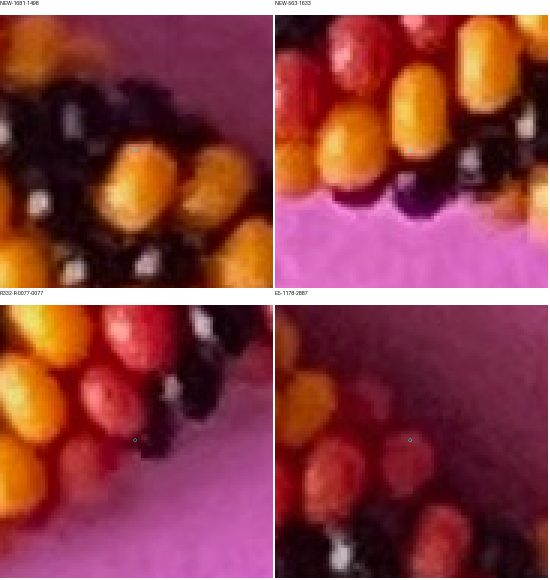
#> input picture photo2/r341/association-contexts.png, 1100 x 1160 px (shown at 1/2 size)
$ python -i observations.py   (imports and definitions only)
#> lines starting #> are read from the running program, lines starting #| are printed output that depends on the picture
"""Exact appearance extraction with scalar minimum-channel linearization.
The monotonic sRGB transfer commutes with channel minimum; there is no need to
allocate a full RGB linear image merely to immediately reduce it to one channel.
"""
import json
import numpy as np
from scipy import ndimage as ndi
from skimage.feature import peak_local_max
from photo2.r322 import tracker as base
ROOT=base.ROOT;sample=base.sample
def observations(data):
    # Reuse measured pigment/reflection evidence instead of inventing segmentation.
    # Deliberately ignore historical centerline groups, graph/physical identities,
    # region outlines and black-body collars. Only bright native supports are read.
    path=ROOT/'photo2/review/r275/inventory.json';catalog=json.loads(path.read_text());catalog_sha=base.sha(path)
    obs=[];support=[]
    for record in catalog['locations']:
        patch=record['bright_patch'];point=np.array(patch['centroid'])
        if not(base.CROP[0]<=point[0]<base.CROP[2] and base.CROP[1]<=point[1]<base.CROP[3]):continue
        pixels=np.array([[x,y] for y,xa,xb in patch['runs'] for x in range(xa,xb+1)])
        if not len(pixels):continue
        oid=record['id'];local=point-np.array(base.CROP[:2])
        clearance=float(sample(data['clearance'],local[None])[0])
        obs.append(dict(id=oid,kind='specular-reflection' if record['color']=='black' else 'pigment-bright-patch',
            color=record['color'],xy=point.tolist(),allowance_px=18,area=len(pixels),source_pixel_count=len(pixels),
            location_kind='observed bright support centroid; not bead center',pixel_support=oid,
            source='photo2/review/r275/inventory.json:locations:'+oid,source_sha256=catalog_sha,
            historical_interior_status=record['interior_status'],band_clearance_px=clearance,
            note='Historical image-only color cue; no bead index, centerline grouping or full outline reused.'))
        support.append(dict(id=oid,pixels_xy=pixels.tolist()))
    # Supplemental local white reflections, using only the original RGB. These
    # are not predictions at lattice sites. Existing observations retain priority;
    # nearby new components are not counted as separate beads.
    rgb=data['rgb'];minimum=rgb.min(2)
    white=np.where(minimum<=.04045,minimum/12.92,((minimum+.055)/1.055)**2.4);smooth=ndi.gaussian_filter(white,.65);contrast=smooth-ndi.gaussian_filter(white,5)
    loc=peak_local_max(smooth,min_distance=9,threshold_abs=.07,labels=data['fg'])
    for yy,xx in loc:
        if contrast[yy,xx]<.025 or data['clearance'][yy,xx]<11:continue
        y0=max(0,yy-10);x0=max(0,xx-10);patch=white[y0:yy+11,x0:xx+11]
        lab,_=ndi.label(patch>=.5*white[yy,xx],np.ones((3,3)))
        label=lab[yy-y0,xx-x0]
        if not label:continue
        py,px=np.where(lab==label)
        if len(px)<2:continue
        pixels=np.column_stack([px+x0,py+y0]);point=np.average(pixels,axis=0,weights=white[pixels[:,1],pixels[:,0]])+np.array(base.CROP[:2])
        nearby=[o for o in obs if np.linalg.norm(np.array(o['xy'])-point)<12]
        if nearby:continue  # location-level deduplication; not an identity proof
        clipped=bool(np.any((px==0)|(py==0)|(px==patch.shape[1]-1)|(py==patch.shape[0]-1)))
        if clipped:continue
        surround=rgb[max(0,yy-8):yy+9,max(0,xx-8):xx+9];med=np.median(surround.reshape(-1,3),axis=0)
        color='black' if med.max()<90/255 else ('yellow' if med[1]>.5*med[0] and med[2]<.6*med[0] else 'red')
        oid=f'NEW-{xx+base.CROP[0]}-{yy+base.CROP[1]}'
        obs.append(dict(id=oid,kind='fresh-bright-component',color=color,xy=point.tolist(),allowance_px=18,
            area=len(px),source_pixel_count=len(px),pixel_support=oid,source='original RGB, linear minimum-channel half-maximum component',
            location_kind='bright component; not bead center',band_clearance_px=float(data['clearance'][yy,xx]),
            color_status='automatic local pigment/darkness cue'))
        support.append(dict(id=oid,pixels_xy=(pixels+np.array(base.CROP[:2])).tolist()))
    return obs,support

>>> import cv2
>>> picture = cv2.imread('../r341/association-contexts.png', cv2.IMREAD_GRAYSCALE)
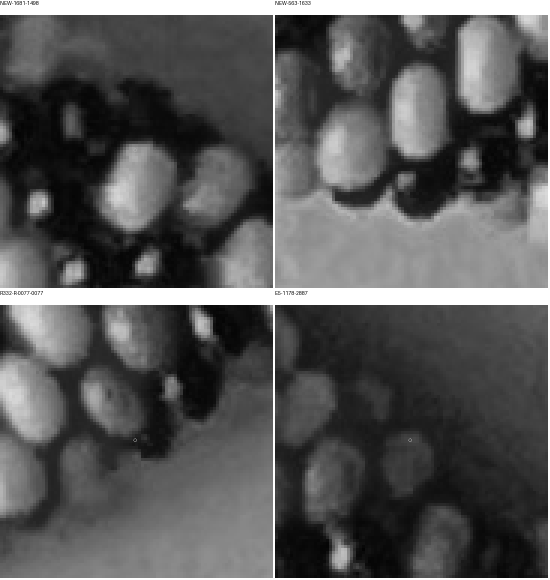
#> picture: shape (1160, 1100) (shown at 1/2 size); min 3, max 255, mean 87.5
#> (the run stopped early here; a loop or call above may not have finished)

$ run again, on photo2/r341/audit-black-red-01.png
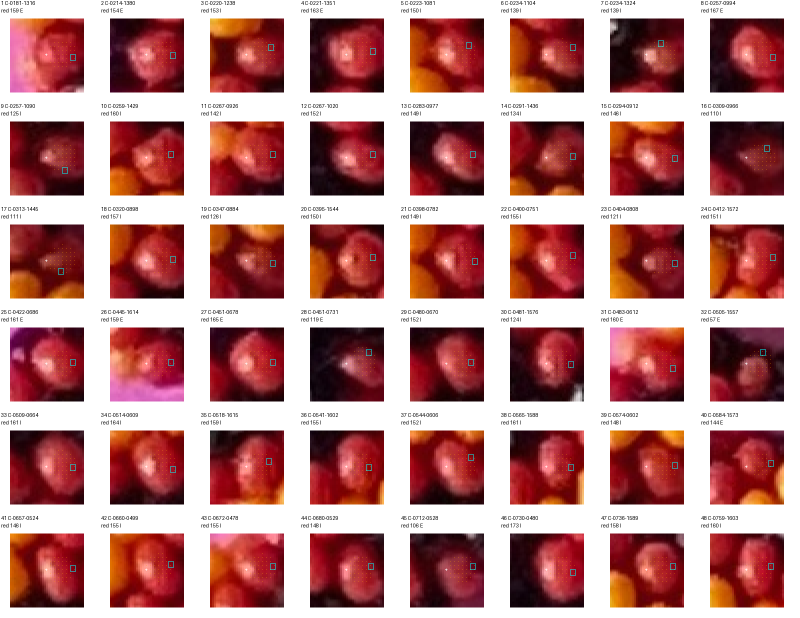
#> input picture photo2/r341/audit-black-red-01.png, 1600 x 1236 px (shown at 1/2 size)
#> `picture = cv2.imread('../r341/association-contexts.png', cv2.IMREAD_GR..`:
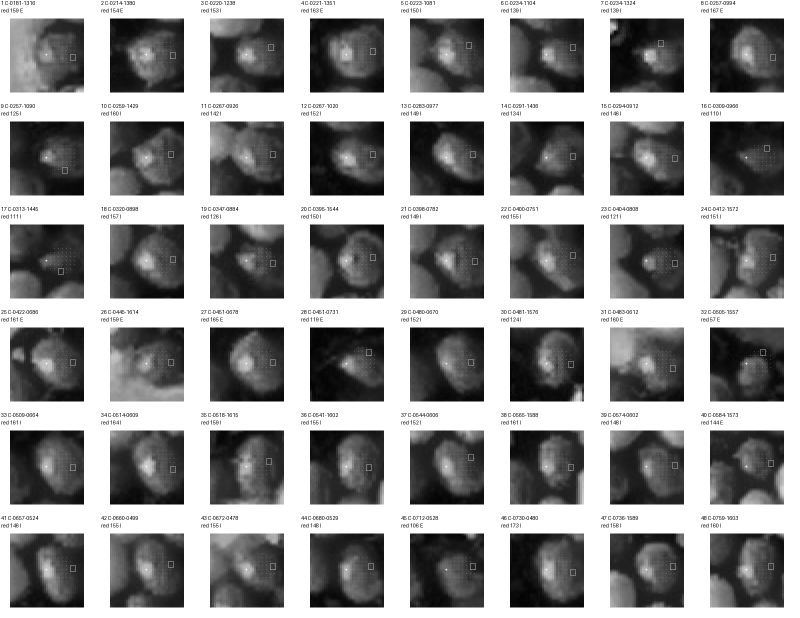
#> picture: shape (1236, 1600) (shown at 1/2 size); min 2, max 255, mean 150.5

$ run again, on photo2/r341/audit-black-red-02.png
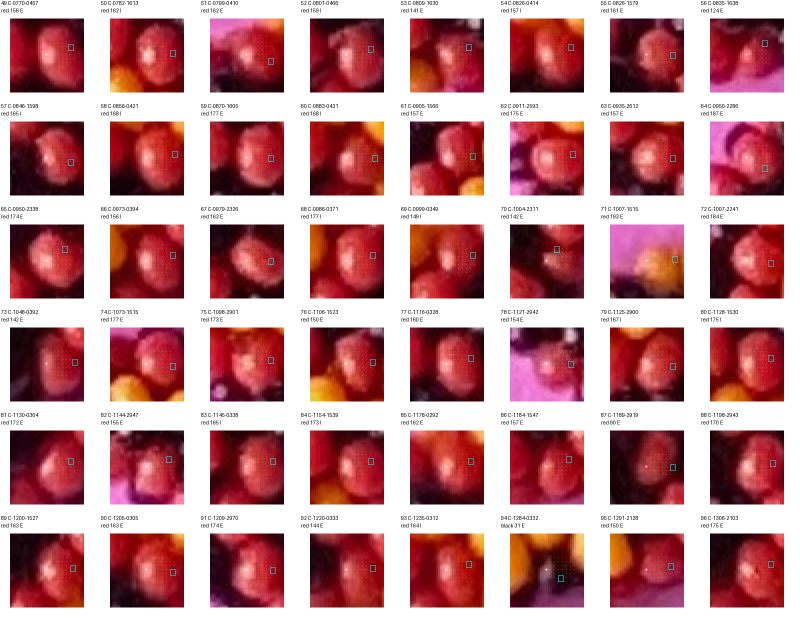
#> input picture photo2/r341/audit-black-red-02.png, 1600 x 1236 px (shown at 1/2 size)
#> `picture = cv2.imread('../r341/association-contexts.png', cv2.IMREAD_GR..`:
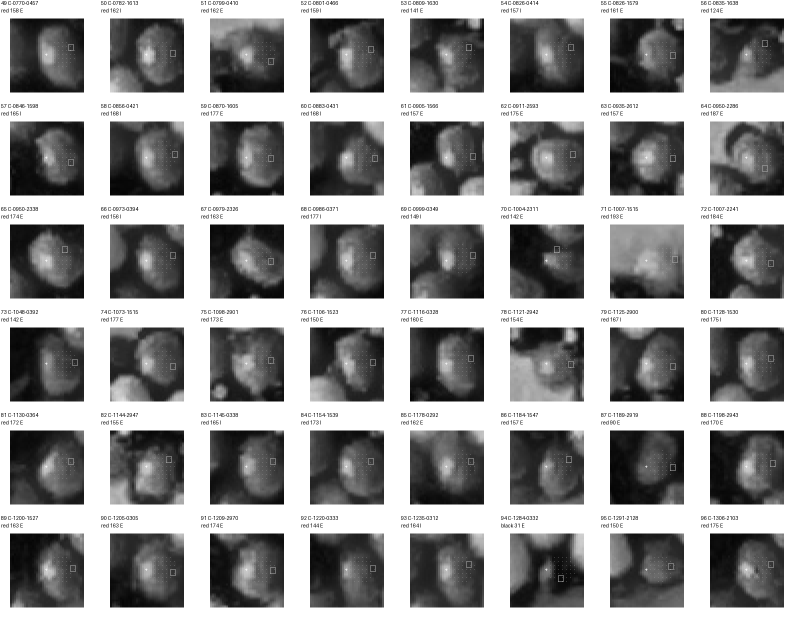
#> picture: shape (1236, 1600) (shown at 1/2 size); min 3, max 255, mean 153.4

$ run again, on photo2/r341/audit-black-red-03.png
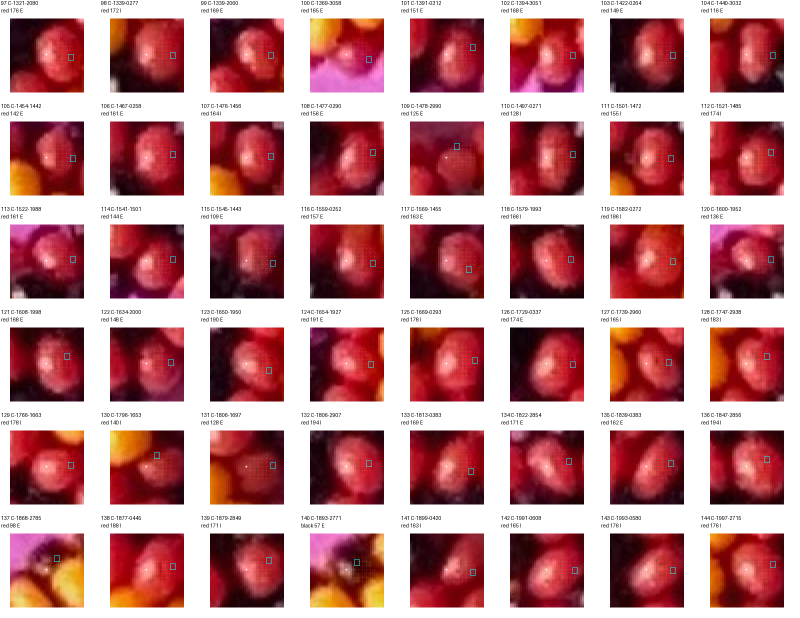
#> input picture photo2/r341/audit-black-red-03.png, 1600 x 1236 px (shown at 1/2 size)
#> `picture = cv2.imread('../r341/association-contexts.png', cv2.IMREAD_GR..`:
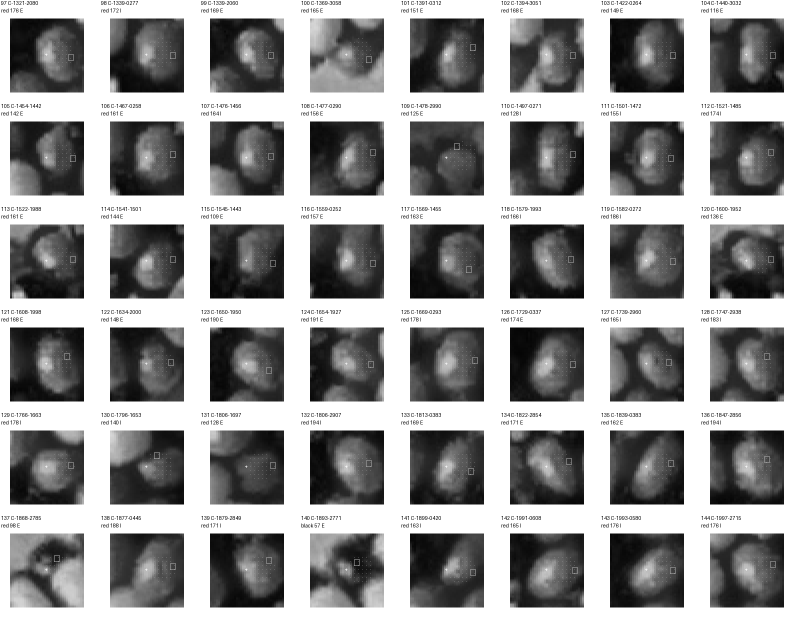
#> picture: shape (1236, 1600) (shown at 1/2 size); min 3, max 255, mean 152.9
